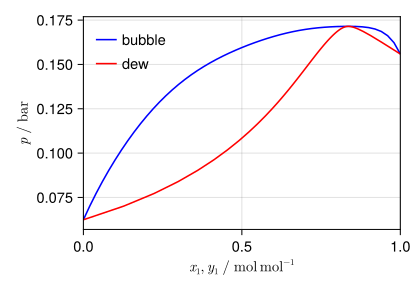

This chart was generated by the following Julia code:
using MLThermoProperties, Clapeyron, CairoMakie

comps = ["tetrachloromethane", "tert-butanol"]
model = multHANNA(comps; puremodel=GRAPPA)

T = 298.15
x₁ = range(0.0, 1.0, 51)
p, y₁ = zeros(51), zeros(51)
for (i, x) in enumerate(x₁)
    z = [x, 1-x]
    pᵢ, _, _, yᵢ = bubble_pressure(model, T, z)
    p[i], y₁[i] = pᵢ/1e5, yᵢ[1]
end

fig = Figure(size=(400, 280), fontsize=14)
xlab = L"x_1,\,y_1 \;/\; \mathrm{mol\,mol^{-1}}"
ax = Axis(fig[1,1]; limits=((0,1), nothing),
    xlabel=xlab, ylabel=L"p \;/\; \mathrm{bar}")
lines!(ax, x₁, p; color=:blue, label="bubble")
lines!(ax, y₁, p; color=:red, label="dew")
axislegend(ax; position=:lt, framevisible=false)
save(joinpath(@__DIR__, "pxy_diagram.pdf"), fig)
